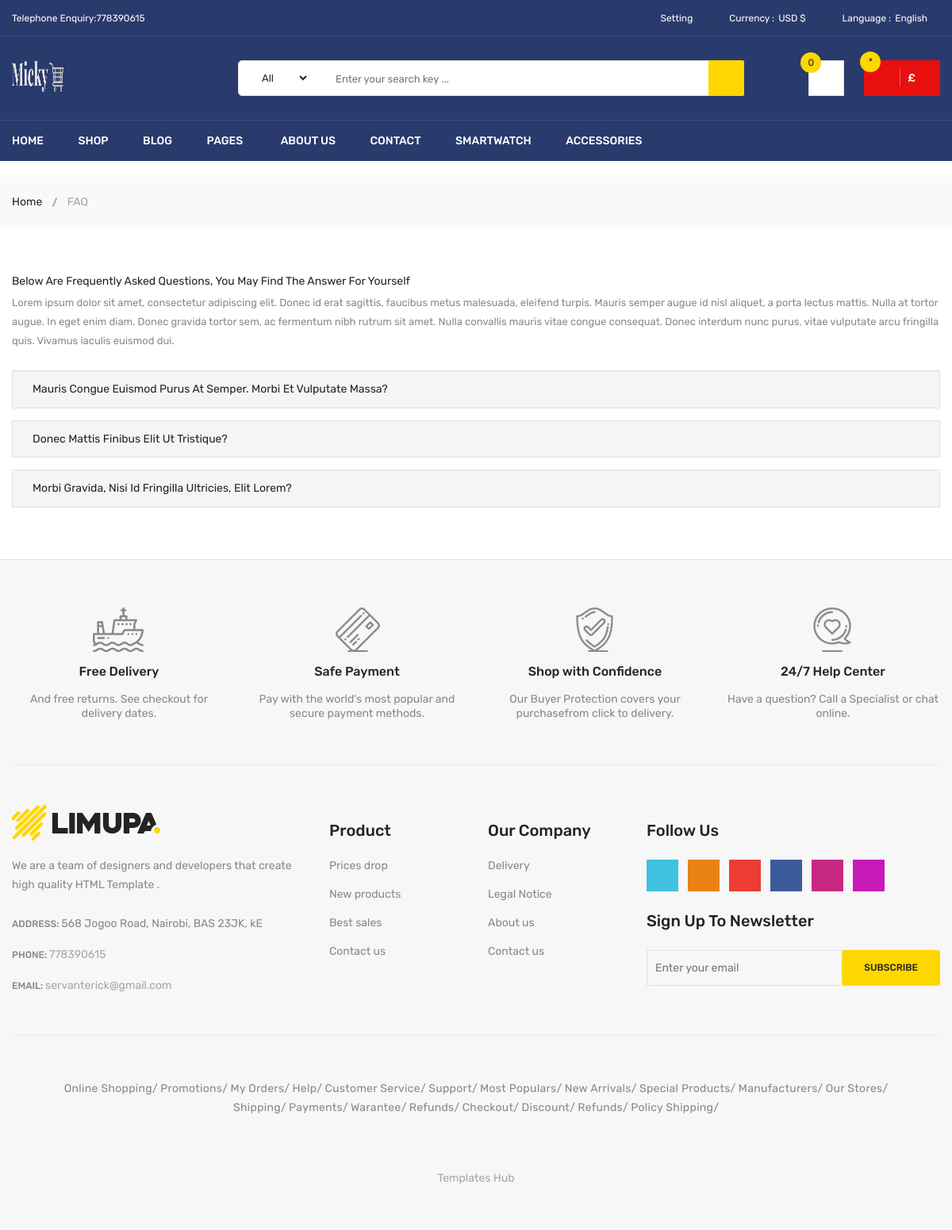
Screenshot of /faq/ with the database file from the repository.
### EcomApp/models.py (models this page shows, shortened)
class Setting(models.Model):
    STATUS = (
        ('True', 'True'),
        ('False', 'False'),
    )
    title = models.CharField(max_length=200)
    keyword = models.CharField(max_length=200)
    description = models.TextField()
    address = models.CharField(max_length=200)
    phone = models.IntegerField()
    fax = models.CharField(blank=True, max_length=50)
    email = models.EmailField(blank=True, null=True, max_length=50)
    smptserver = models.CharField(max_length=100)
    smtpemail = models.EmailField(blank=True, null=True, max_length=50)
    smptpassword = models.CharField(blank=True, max_length=50)
    smptport = models.CharField(blank=True, max_length=100)
    icon = models.ImageField(blank=True, null=True, upload_to='icon/')
    facebook = models.CharField(blank=True, max_length=100)
    instagram = models.CharField(blank=True, max_length=100)
    address = models.TextField()
    contact = models.TextField()
    reference = models.TextField()
    status = models.CharField(max_length=50, choices=STATUS)
    created_at = models.DateTimeField(auto_now_add=True)
    updated_at = models.DateTimeField(auto_now=True)

class FAQ(models.Model):
    STATUS = (
        ("True", "True"),
        ("False", "False")
    )
    ordernumber = models.IntegerField()
    question = models.CharField(max_length=200)
    answer = models.TextField()
    status = models.CharField(choices=STATUS, max_length=200, default=False)
    created_at = models.DateTimeField(auto_now_add=True)
    updated_at = models.DateTimeField(auto_now=True)

### EcomApp/views.py (the view)
# urls.py: path('faq/', Faq_details, name='Faq_details'),
def Faq_details(request):
    category = Category.objects.all()
    setting = Setting.objects.get(id=1)
    faq = FAQ.objects.filter(status=True).order_by('created_at')
    context = {
        'category': category,
        'setting': setting,
        'faq': faq
    }
    return render(request, 'faq.html', context)

### EcomApp/templates/faq.html (shortened to what this page needs)
      {%extends 'index.html'%}
{%load static%}
{% load crispy_forms_tags %}
            {% block header %}
                {% include "header.html" %}
            {% endblock header %}
             {% block another_content %}
 <div class="breadcrumb-area">
                <div class="container">
                    <div class="breadcrumb-content">
                        <ul>
                            <li><a href="index.html">Home</a></li>
                            <li class="active">FAQ</li>
                        </ul>
                    </div>
                </div>
            </div>
            <div class="frequently-area pt-60 pb-50">
                <div class="container">
                    <div class="row">
                        <div class="col-md-12">
                            <div class="frequently-content">
                                <div class="frequently-desc">
                                    <h3>Below are frequently asked questions, you may find the answer for yourself</h3>
                                    <p>Lorem ipsum dolor sit amet, consectetur adipiscing elit. Donec id erat sagittis, faucibus metus malesuada, eleifend turpis. Mauris semper augue id nisl aliquet, a porta lectus mattis. Nulla at tortor augue. In eget enim diam. Donec gravida tortor sem, ac fermentum nibh rutrum sit amet. Nulla convallis mauris vitae congue consequat. Donec interdum nunc purus, vitae vulputate arcu fringilla quis. Vivamus iaculis euismod dui.</p>
                                </div>
                            </div>
                            <div class="frequently-accordion">
                                <div id="accordion">
                                    {% for p in faq  %}
                                  <div class="card">
                                    <div class="card-header" id="heading{{p.ordernumber}}">
                                      <h5 class="mb-0">
                                        <a class="collapsed" data-toggle="collapse" data-target="#collapse{{p.ordernumber}}" aria-expanded="false" aria-controls="collapse{{p.ordernumber}}">
                                        {{p.question}}
                                        </a>
                                      </h5>
                                    </div>
                                  </div>
                                    {% endfor %}
                                </div>
                            </div>
                        </div>
                    </div>
                </div>
            </div>
   {% endblock another_content %}
                    {% block footer %}
            {% include "footer.html" %}
            {% endblock footer %}

### EcomApp/templates/header.html (shortened to what this page needs)
{%load static%}
{% load ecomtag %}
{%ecom_set as setting%}
<header class="li-header-4">
    <div class="header-top">
        <div class="container">
            <div class="row">
                <div class="col-lg-3 col-md-4">
                    <div class="header-top-left">
                        <ul class="phone-wrap">
                            <li><span>Telephone Enquiry:</span><a href="#">{{setting.phone}}</a></li>
                        </ul>
                    </div>
                </div>
                <div class="col-lg-9 col-md-8">
                    <div class="header-top-right">
                        <ul class="ht-menu">
                            <li>
                                <div class="ht-setting-trigger"><span>Setting</span></div>
                            </li>
                            <li>
                                <span class="currency-selector-wrapper">Currency :</span>
                                <div class="ht-currency-trigger"><span>USD $</span></div>
                            </li>
                            <li>
                                <span class="language-selector-wrapper">Language :</span>
                                <div class="ht-language-trigger"><span>English</span></div>
                            </li>
                        </ul>
                    </div>
                </div>
            </div>
        </div>
    </div>
    <div class="header-middle pl-sm-0 pr-sm-0 pl-xs-0 pr-xs-0">
        <div class="container">
            <div class="row">
                <div class="col-lg-3">
                    <div class="logo pb-sm-30 pb-xs-30">
                        <a href="{%url 'home'%}">
                            <img src="{{setting.icon.url}}" style="height: 40px;width: 65px" alt="">
                        </a>
                    </div>
                </div>
                <div class="col-lg-9 pl-0 ml-sm-15 ml-xs-15">
                    <form action="{%url 'SearchView'%}" class="hm-searchbox" method="post">
                        <select name="cat_id" class="nice-select select-search-category">
                            <option value="0">All</option>
                            {% load mptt_tags %}
                        </select>
                        <input type="text" placeholder="Enter your search key ..." id="query" name="query">
                        <button class="li-btn" type="submit"><i class="fa fa-search"></i></button>
                    </form>
                    <div class="header-middle-right">
                        <ul class="hm-menu">
                            <li class="hm-wishlist">
                                <a href="wishlist.html">
                                    <span class="cart-item-count wishlist-item-count">0</span>
                                    <i class="fa fa-heart-o"></i>
                                </a>
                            </li>
                            <li class="hm-minicart">
                                <div class="hm-minicart-trigger">
                                    <span class="item-text">£{{total_amount}}
                                        <span class="cart-item-count">*{{total_quan}}</span>
                                    </span>
                                </div>
                            </li>
                        </ul>
                    </div>
                </div>
            </div>
        </div>
    </div>
    <div class="header-bottom header-sticky d-none d-lg-block d-xl-block">
        <div class="container">
            <div class="row">
                <div class="col-lg-12">
                    <div class="hb-menu">
                        <nav>
                            <ul>
                                <li><a href="{%url 'home'%}">Home</a>
                                </li>
                                <li class="megamenu-holder"><a href="shop-left-sidebar.html">Shop</a>
                                </li>
                                <li class="dropdown-holder"><a href="blog-left-sidebar.html">Blog</a>
                                </li>
                                <li class="megamenu-static-holder"><a href="index.html">Pages</a>
                                </li>
                                <li><a href="{%url 'about'%}">About Us</a></li>
                                <li><a href="{%url 'contact_dat'%}">Contact</a></li>
                                <li><a href="shop-left-sidebar.html">Smartwatch</a></li>
                                <li><a href="shop-left-sidebar.html">Accessories</a></li>
                            </ul>
                        </nav>
                    </div>
                </div>
            </div>
        </div>
    </div>
</header>

### EcomApp/templates/footer.html (shortened to what this page needs)
{%load static%}
<div class="footer">
	<div class="footer-static-top">
		<div class="container">
			<div class="footer-shipping pt-60 pb-55 pb-xs-25">
				<div class="row">
					<div class="col-lg-3 col-md-6 col-sm-6 pb-sm-55 pb-xs-55">
						<div class="li-shipping-inner-box">
							<div class="shipping-icon">
								<img src="images/shipping-icon/1.png" alt="Shipping Icon" />
							</div>
							<div class="shipping-text">
								<h2>Free Delivery</h2>
								<p>And free returns. See checkout for delivery dates.</p>
							</div>
						</div>
					</div>
					<div class="col-lg-3 col-md-6 col-sm-6 pb-sm-55 pb-xs-55">
						<div class="li-shipping-inner-box">
							<div class="shipping-icon">
								<img src="images/shipping-icon/2.png" alt="Shipping Icon" />
							</div>
							<div class="shipping-text">
								<h2>Safe Payment</h2>
								<p>
									Pay with the world's most popular and secure payment methods.
								</p>
							</div>
						</div>
					</div>
					<div class="col-lg-3 col-md-6 col-sm-6 pb-xs-30">
						<div class="li-shipping-inner-box">
							<div class="shipping-icon">
								<img src="images/shipping-icon/3.png" alt="Shipping Icon" />
							</div>
							<div class="shipping-text">
								<h2>Shop with Confidence</h2>
								<p>
									Our Buyer Protection covers your purchasefrom click to
									delivery.
								</p>
							</div>
						</div>
					</div>
					<div class="col-lg-3 col-md-6 col-sm-6 pb-xs-30">
						<div class="li-shipping-inner-box">
							<div class="shipping-icon">
								<img src="images/shipping-icon/4.png" alt="Shipping Icon" />
							</div>
							<div class="shipping-text">
								<h2>24/7 Help Center</h2>
								<p>Have a question? Call a Specialist or chat online.</p>
							</div>
						</div>
					</div>
				</div>
			</div>
		</div>
	</div>
	<div class="footer-static-middle">
		<div class="container">
			<div class="footer-logo-wrap pt-50 pb-35">
				<div class="row">
					<div class="col-lg-4 col-md-6">
						<div class="footer-logo">
							<img src="images/menu/logo/1.jpg" alt="Footer Logo" />
							<p class="info">
								We are a team of designers and developers that create high
								quality HTML Template .
							</p>
						</div>
						<ul class="des">
							<li>
								<span>Address: </span>
								568  Jogoo Road, Nairobi,  BAS 23JK, kE
							</li>
							<li>
								<span>Phone: </span>
								<a href="#">{{setting.phone}}</a>
							</li>
							<li>
								<span>Email: </span>
								<a href="mailto://info@yourdomain.com">{{setting.email}}</a>
							</li>
						</ul>
					</div>
					<div class="col-lg-2 col-md-3 col-sm-6">
						<div class="footer-block">
							<h3 class="footer-block-title">Product</h3>
							<ul>
								<li><a href="#">Prices drop</a></li>
								<li><a href="#">New products</a></li>
								<li><a href="#">Best sales</a></li>
								<li><a href="#">Contact us</a></li>
							</ul>
						</div>
					</div>
					<div class="col-lg-2 col-md-3 col-sm-6">
						<div class="footer-block">
							<h3 class="footer-block-title">Our company</h3>
							<ul>
								<li><a href="#">Delivery</a></li>
								<li><a href="#">Legal Notice</a></li>
								<li><a href="#">About us</a></li>
								<li><a href="#">Contact us</a></li>
							</ul>
						</div>
					</div>
					<div class="col-lg-4">
						<div class="footer-block">
							<h3 class="footer-block-title">Follow Us</h3>
							<ul class="social-link">
								<li class="twitter">
									<a
										href="https://twitter.com/"
										data-toggle="tooltip"
										target="_blank"
										title="Twitter"
									>
										<i class="fa fa-twitter"></i>
									</a>
								</li>
								<li class="rss">
									<a
										href="https://rss.com/"
										data-toggle="tooltip"
										target="_blank"
										title="RSS"
									>
										<i class="fa fa-rss"></i>
									</a>
								</li>
								<li class="google-plus">
									<a
										href="https://www.plus.google.com/discover"
										data-toggle="tooltip"
										target="_blank"
										title="Google Plus"
									>
										<i class="fa fa-google-plus"></i>
									</a>
								</li>
								<li class="facebook">
									<a
										href="https://www.facebook.com/"
										data-toggle="tooltip"
										target="_blank"
										title="Facebook"
									>
										<i class="fa fa-facebook"></i>
									</a>
								</li>
								<li class="youtube">
									<a
										href="https://www.youtube.com/"
										data-toggle="tooltip"
										target="_blank"
										title="Youtube"
									>
										<i class="fa fa-youtube"></i>
									</a>
								</li>
								<li class="instagram">
									<a
										href="https://www.instagram.com/"
										data-toggle="tooltip"
										target="_blank"
										title="Instagram"
									>
										<i class="fa fa-instagram"></i>
									</a>
								</li>
							</ul>
						</div>
						<div class="footer-newsletter">
							<h4>Sign up to newsletter</h4>
							<form
								action="#"
								method="post"
								id="mc-embedded-subscribe-form"
								name="mc-embedded-subscribe-form"
								class="footer-subscribe-form validate"
								target="_blank"
								novalidate
							>
								<div id="mc_embed_signup_scroll">
									<div id="mc-form" class="mc-form subscribe-form form-group">
										<input
											id="mc-email"
											type="email"
											autocomplete="off"
											placeholder="Enter your email"
										/>
										<button class="btn" id="mc-submit">Subscribe</button>
									</div>
								</div>
							</form>
						</div>
					</div>
				</div>
			</div>
		</div>
	</div>
	<div class="footer-static-bottom pt-55 pb-55">
		<div class="container">
			<div class="row">
				<div class="col-lg-12">
					<div class="footer-links">
						<ul>
							<li><a href="#">Online Shopping</a></li>
							<li><a href="#">Promotions</a></li>
							<li><a href="#">My Orders</a></li>
							<li><a href="#">Help</a></li>
							<li><a href="#">Customer Service</a></li>
							<li><a href="#">Support</a></li>
							<li><a href="#">Most Populars</a></li>
							<li><a href="#">New Arrivals</a></li>
							<li><a href="#">Special Products</a></li>
							<li><a href="#">Manufacturers</a></li>
							<li><a href="#">Our Stores</a></li>
							<li><a href="#">Shipping</a></li>
							<li><a href="#">Payments</a></li>
							<li><a href="#">Warantee</a></li>
							<li><a href="#">Refunds</a></li>
							<li><a href="#">Checkout</a></li>
							<li><a href="#">Discount</a></li>
							<li><a href="#">Refunds</a></li>
							<li><a href="#">Policy Shipping</a></li>
						</ul>
					</div>
					<div class="copyright text-center">
					</div>
					<div class="copyright text-center pt-25">
						<span
							><a target="_blank" href="https://www.templateshub.net"
								>Templates Hub</a
							></span
						>
					</div>
				</div>
			</div>
		</div>
	</div>
</div>

### rows the page displays
Setting: phone "778390615", icon (picture), email "servanterick@gmail.com"
FAQ: question "Mauris Congue Euismod Purus At Semper. Morbi Et Vulputate Massa?"
FAQ: question "Donec Mattis Finibus Elit Ut Tristique?"
FAQ: question "Morbi Gravida, Nisi Id Fringilla Ultricies, Elit Lorem?"
